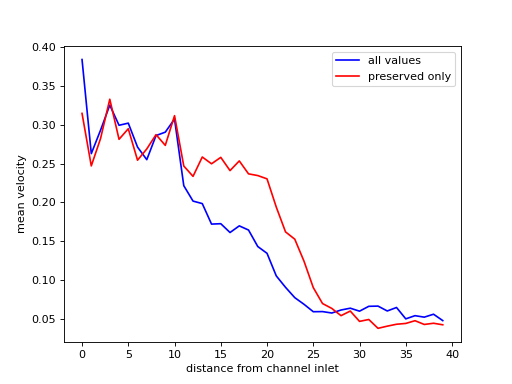

The Python source for this figure:
import numpy as np
import deltametrics as dm
import matplotlib.pyplot as plt

golfcube = dm.sample_data.golf()
golfcube.stratigraphy_from('eta')


def pick_velocities(sect):
    """Extract data.

    Utility function to grab mean velocity of a section, returning the value
    from the total section, and just the preserved section.

    Note that both extractions are limited to where sediment has been
    deposited/eroded in the model domain.
    """
    _whr = [sect['eta'] != sect['eta'][0, :]]
    _a = np.nanmean(sect['velocity'][tuple(_whr)])
    _s = np.nanmean(sect['velocity'].as_preserved()[tuple(_whr)])
    return _a, _s


# preallocate
_ys = np.arange(10, 90, step=2)  # sections to examine
_mall = np.full_like(_ys, np.nan, dtype=float)
_mstrat = np.full_like(_ys, np.nan, dtype=float)


# loop through all of the sections defined in _ys
for i, _y in enumerate(_ys):
    _s = dm.section.StrikeSection(golfcube, y=_y)
    _mall[i], _mstrat[i] = pick_velocities(_s)


# make the plot
fig, ax = plt.subplots()
ax.plot(_mall, 'b-', label='all values')
ax.plot(_mstrat, 'r-', label='preserved only')
ax.set_xlabel('distance from channel inlet')
ax.set_ylabel('mean velocity')
ax.legend()
plt.show()
